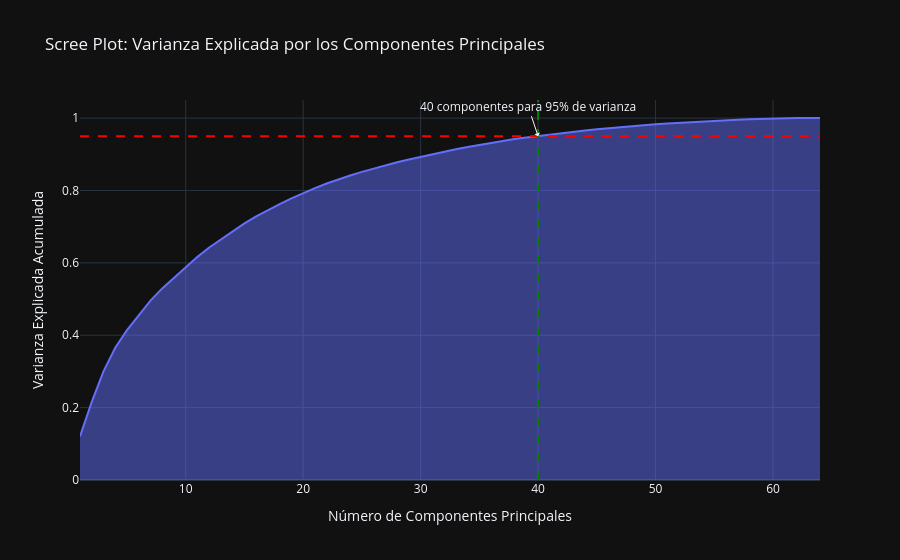

The cell this chart's notebook holds for it:
### Markdown cell above
**Observación sobre el punto 5:**
En mi PC observé los siguientes datos de accuracy y tiempo, como para darles una referencia:

| Métrica                     | Modelo Original | Modelo con PCA |
|-----------------------------|----------------|---------------|
| Número de Características   | 64             | 39            |
| Tiempo de Entrenamiento     | 0.0340         | 0.0062        |
| Precisión (Accuracy)        | 0.9796         | 0.9630        |

### Code cell
'''
1. Varianza en PCA: ¿Cuántos componentes principales son necesarios para explicar
el 95% de la varianza en el dataset digits? Vuelve a ejecutar el análisis del
Scree Plot y encuentra el número exacto.

40 componentes principales son necesarios para explicar el 95% de la varianza.
'''

# Ajustamos PCA sin especificar n_components para mantenerlos todos
pca_full = PCA()
pca_full.fit(X_scaled)

# Calculamos la varianza explicada acumulada
cumulative_variance = np.cumsum(pca_full.explained_variance_ratio_)

# Número de componentes necesarios para 95%
n_comp_95 = np.argmax(cumulative_variance >= 0.95) + 1
print(f"Número de componentes necesarios para explicar el 95% de la varianza: {n_comp_95}")

# Creamos el Scree Plot
fig = px.area(
    x=range(1, cumulative_variance.shape[0] + 1),
    y=cumulative_variance,
    labels={"x": "Número de Componentes Principales", "y": "Varianza Explicada Acumulada"},
    title="Scree Plot: Varianza Explicada por los Componentes Principales"
)

# Ajuste de ejes
fig.update_layout(yaxis_range=[0, 1.05])

# Línea horizontal en 95%
fig.add_hline(y=0.95, line_dash="dash", line_color="red")

# Línea vertical en el número de componentes encontrados
fig.add_vline(x=n_comp_95, line_dash="dash", line_color="green")

fig.add_annotation(
    x=n_comp_95,
    y=0.95,
    text=f"{n_comp_95} componentes para 95% de varianza",
    showarrow=True,
    arrowhead=1
)

fig.show()

### Figure 1 — Plotly figure (JSON) as saved in the notebook; plotly's stock layout.template omitted (floating-point values rounded to 4 significant figures)
{"data": [{"fillpattern": {"shape": ""}, "hovertemplate": "Número de Componentes Principales=%{x}<br>Varianza Explicada Acumulada=%{y}<extra></extra>", "legendgroup": "", "line": {"color": "#636efa"}, "marker": {"symbol": "circle"}, "mode": "lines", "name": "", "orientation": "v", "showlegend": false, "stackgroup": "1", "x": [1, 2, 3, 4, 5, 6, 7, 8, 9, 10, 11, 12, 13, 14, 15, 16, 17, 18, 19, 20, 21, 22, 23, 24, 25, 26, 27, 28, 29, 30, 31, 32, 33, 34, 35, 36, 37, 38, 39, 40, 41, 42, 43, 44, 45, 46, 47, 48, 49, 50, 51, 52, 53, 54, 55, 56, 57, 58, 59, 60, 61, 62, 63, 64], "xaxis": "x", "y": [0.1203, 0.2159, 0.3004, 0.3654, 0.414, 0.4561, 0.4955, 0.5294, 0.5594, 0.5887, 0.6166, 0.6423, 0.6651, 0.6874, 0.709, 0.7281, 0.7459, 0.7623, 0.7782, 0.7931, 0.8066, 0.8193, 0.831, 0.8416, 0.8513, 0.8608, 0.8694, 0.8778, 0.8857, 0.8932, 0.9005, 0.9074, 0.9139, 0.9203, 0.9262, 0.932, 0.9372, 0.942, 0.9465, 0.9508, 0.9548, 0.9588, 0.9624, 0.9658, 0.9691, 0.9722, 0.9751, 0.9778, 0.9804, 0.9828, 0.9849, 0.987, 0.9889, 0.9908, 0.9924, 0.9941, 0.9955, 0.9969, 0.9981, 0.9992, 1.0, 1.0, 1.0, 1.0], "yaxis": "y", "type": "scatter"}], "layout": {"xaxis": {"anchor": "y", "domain": [0.0, 1.0], "title": {"text": "Número de Componentes Principales"}}, "yaxis": {"anchor": "x", "domain": [0.0, 1.0], "title": {"text": "Varianza Explicada Acumulada"}, "range": [0, 1.05]}, "legend": {"tracegroupgap": 0}, "title": {"text": "Scree Plot: Varianza Explicada por los Componentes Principales"}, "shapes": [{"line": {"color": "red", "dash": "dash"}, "type": "line", "x0": 0, "x1": 1, "xref": "x domain", "y0": 0.95, "y1": 0.95, "yref": "y"}, {"line": {"color": "green", "dash": "dash"}, "type": "line", "x0": 40, "x1": 40, "xref": "x", "y0": 0, "y1": 1, "yref": "y domain"}], "annotations": [{"arrowhead": 1, "showarrow": true, "text": "40 componentes para 95% de varianza", "x": 40, "y": 0.95}]}}
